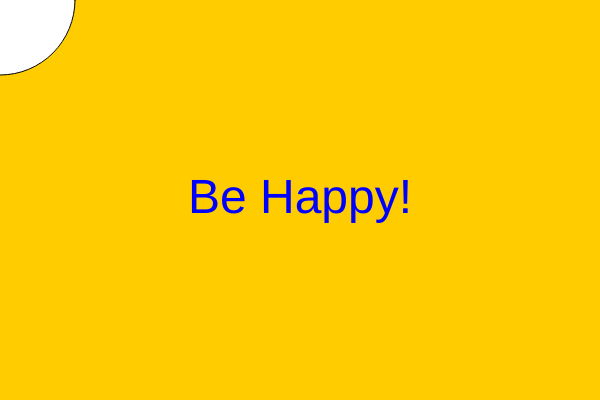
Frame 1 (no input)
Frame 60 (no input): identical to frame 1, image omitted
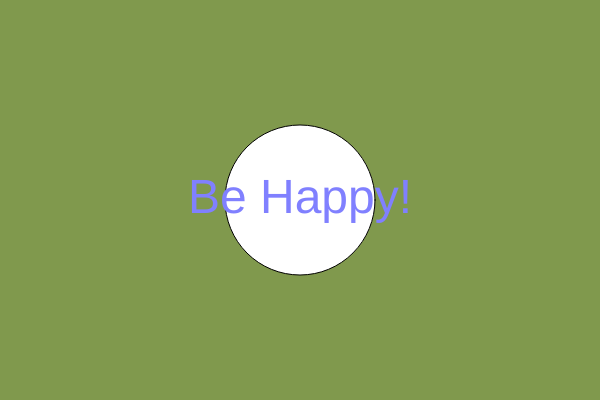
Frame 120 (the mouse pressed at the canvas centre since frame 60)

The p5.js sketch that drew these frames (run headless with seeded random() and noise() and a simulated clock; from frame 60 on, the mouse is pressed at the canvas centre):

// p5.js sketch
// ── sketch.js
let maskGraphics;
let maskX, maskY;
let angle = 0;
let textColor;

function setup() {
  createCanvas(600, 400);
  maskGraphics = createGraphics(width, height);
  maskX = width / 2;
  maskY = height / 2;
  textSize(48);
}

function draw() {
  // Create gradient background
  let from = color(255, 204, 0); // Yellow
  let to = color(0, 102, 153); // Blue
  background(lerpColor(from, to, mouseY / height));
  
  // Update mask position based on mouse
  maskX = mouseX;
  maskY = mouseY;
  
  // Update text color
  textColor = color(map(mouseX, 0, width, 0, 255), map(mouseY, 0, height, 0, 255), 255);
  
  // Draw the mask shape (in this case, a circle)
  maskGraphics.clear();
  maskGraphics.fill(255);
  maskGraphics.ellipse(maskX, maskY, 150, 150);
  
  // Use the maskGraphics as an alpha mask
  image(maskGraphics, 0, 0);
  
  // Draw the text in the center
  fill(textColor);
  textAlign(CENTER, CENTER);
  text("Be Happy!", width/2, height/2);
}
